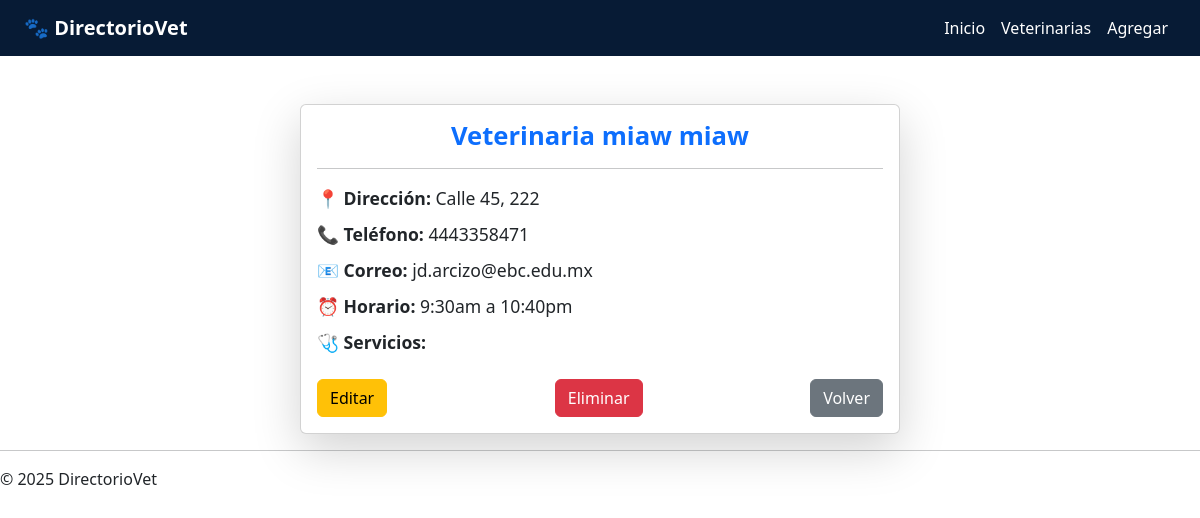
/veterinarias/2/, run on an earlier commit of the app's database.
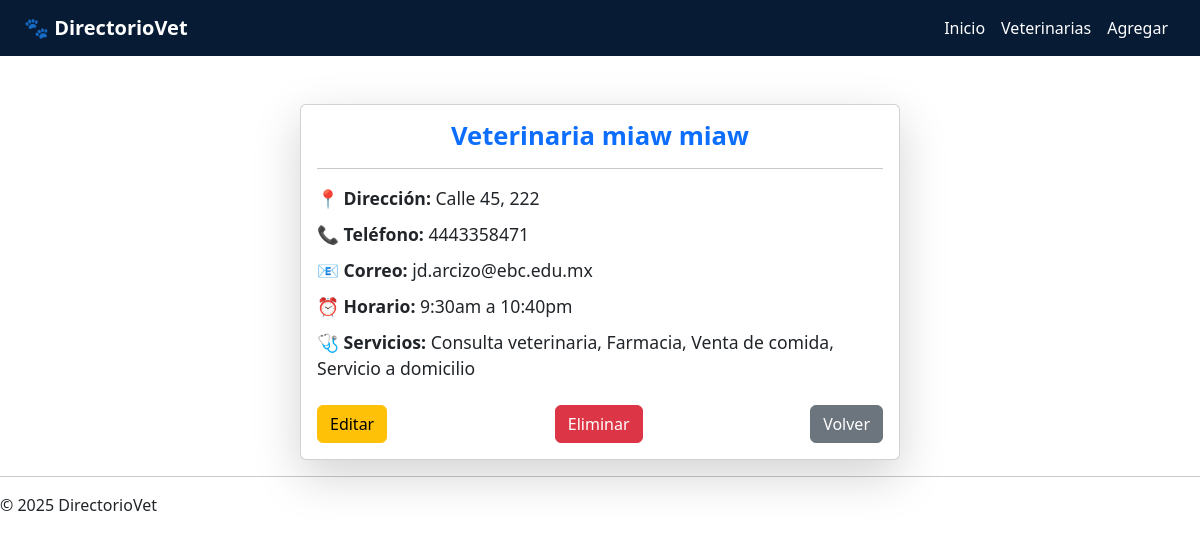
And on a later commit of the database.
### veterinarias/models.py (models this page shows, shortened)
class Veterinaria(models.Model):
    nombre = models.CharField(max_length=255)
    direccion = models.TextField()
    telefono = models.CharField(max_length=20)
    email = models.EmailField()
    horario = models.CharField(max_length=255)
    admite_emergencias = models.BooleanField(default=False)
    SERVICIOS_OPCIONES = (
        ('spa', 'Spa'),
        ('consulta', 'Consulta veterinaria'),
        ('cirugia', 'Cirugía'),
        ('farmacia', 'Farmacia'),
        ('accesorios', 'Venta de accesorios'),
        ('comida', 'Venta de comida'),
        ('domicilio', 'Servicio a domicilio'),
        ('pension', 'Pensión'),
        ('esterilizacion', 'Esterilización'),
    )
    servicios = MultiSelectField(choices=SERVICIOS_OPCIONES, blank=True)

### veterinarias/views.py (the view)
# urls.py: path('veterinarias/<int:pk>/', views.detalle_veterinaria, name='detalle_veterinaria'),
def detalle_veterinaria(request, pk):
    veterinaria = get_object_or_404(Veterinaria, pk=pk)
    return render(request, 'veterinarias/detalle.html', {'veterinaria': veterinaria})

### veterinarias/templates/veterinarias/detalle.html (shortened to what this page needs)
{% extends 'veterinarias/base.html' %}
{% block content %}
<div class="container mt-5">
    <div class="card shadow-lg mx-auto" style="max-width: 600px;">
        <div class="card-body">
            <h3 class="card-title text-center text-primary">{{ veterinaria.nombre }}</h3>
            <hr>
            <p><strong>📍 Dirección:</strong> {{ veterinaria.direccion }}</p>
            <p><strong>📞 Teléfono:</strong> {{ veterinaria.telefono }}</p>
            <p><strong>📧 Correo:</strong> {{ veterinaria.email }}</p>
            <p><strong>⏰ Horario:</strong> {{ veterinaria.horario }}</p>
            <p><strong>🩺 Servicios:</strong> {{ veterinaria.servicios }}</p>
            <div class="mt-4 d-flex justify-content-between">
                <a href="{% url 'editar_veterinaria' veterinaria.pk %}" class="btn btn-warning">Editar</a>
                <a href="{% url 'eliminar_veterinaria' veterinaria.pk %}" class="btn btn-danger">Eliminar</a>
                <a href="{% url 'lista_veterinarias' %}" class="btn btn-secondary">Volver</a>
            </div>
        </div>
    </div>
</div>
{% endblock %}

What changed in the data, as far as the page shows it:
changed Veterinaria "Veterinaria miaw miaw": servicios (not shown) → "Consulta veterinaria, Farmacia, Venta de comida, Servicio a domicilio"
